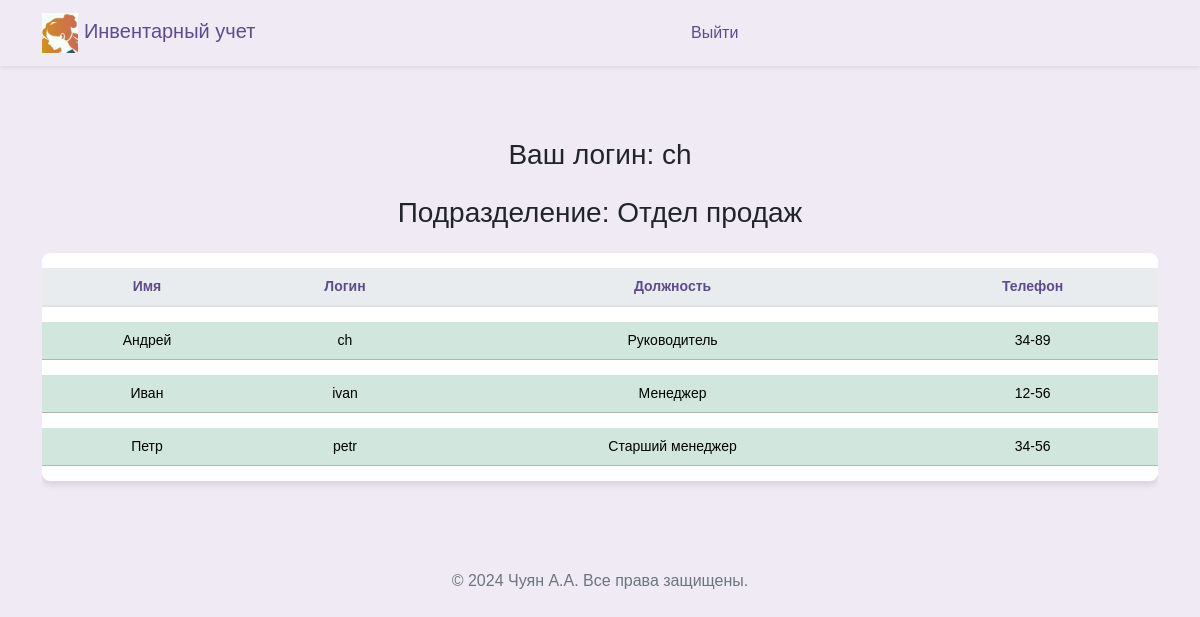
The app's page /workers_guest (signed in), older data.
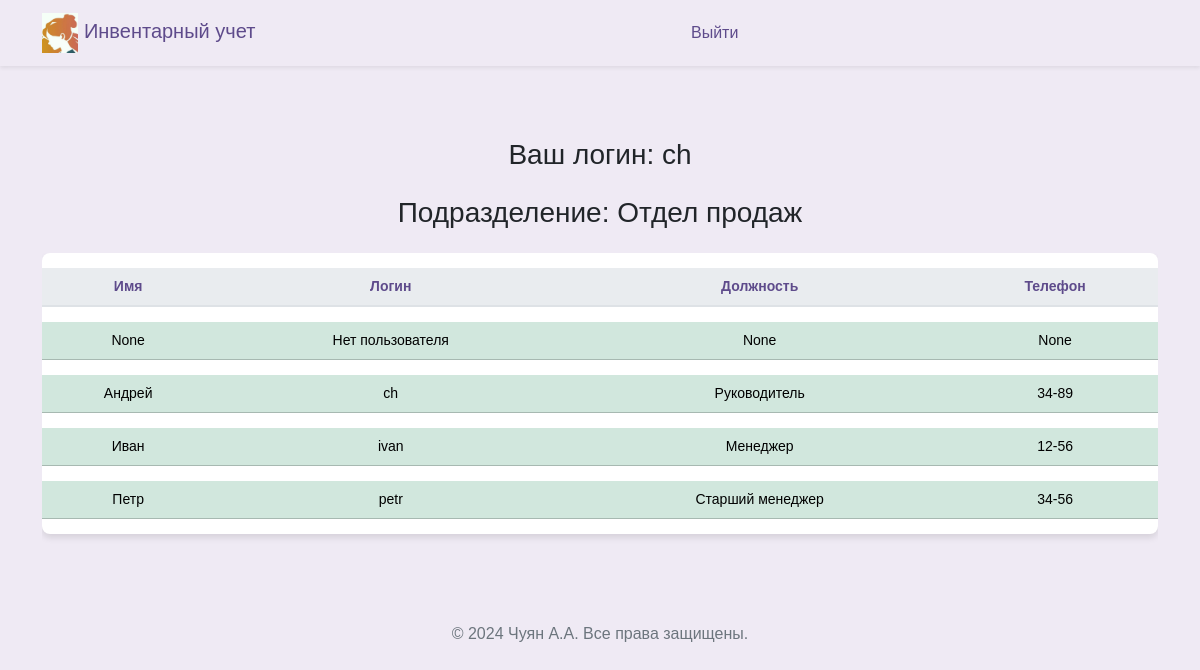
The same page, newer data.
### src/database/models.py (models this page shows, shortened)
class Worker(Base):
    __tablename__ = "worker"
    id = Column(Integer, primary_key=True)
    role = Column(Enum(Role), default=Role.guest)
    fio = Column(String)
    name = Column(String, unique=True)
    password = Column(String)
    department = Column(String)
    position = Column(String)
    description = Column(String, default=None)
    conn_worker_arm = relationship(
        "Arm", back_populates="conn_arm_worker"
    )

### src/frontend/router.py (the view)
@router.get("/workers")
async def get_workers(
    request: Request,
    worker: Worker = Depends(get_worker_or_redirect),
    session: AsyncSession = Depends(get_session),
):
    data = await CRUDWorker.get_all_worker_sorted(session)
    return templates.TemplateResponse(
        "workers/index.html",
        {"request": request, "worker": worker, "data": data},
    )

### src/frontend/template/guest/workers.html (shortened to what this page needs)
{% extends "base/base.html" %}
{% block content %}
<head>
</head>
<div class="row ">
  <div class="col-12">
    <h3 class="mb-4" style="margin-bottom: 60px; text-align: center;">Ваш логин: {{ worker.name }}</h3>
    <h3 class="mb-4" style="margin-bottom: 60px; text-align: center;">Подразделение: {{ worker.department }}</h3>
    <div class="table-responsive">
      <table class="table table-hover table-shadow table-rounded ">
        <thead>
          <tr>
            <th scope="col" >Имя</th>
            <th scope="col" >Логин</th>
            <th scope="col" >Должность</th>
            <th scope="col" >Телефон</th>
          </tr>
        </thead>
        <tbody class="text-center">
          {% for worker_tuple in data %}
            {% set workers = worker_tuple %}
                <tr class="table-success " >
                  <td>{{ workers.fio }}</td>
                  <td>{{ workers.name }}</td>
                  <td>{{ workers.position }}</td>
                  <td>{{ workers.description }}</td>
                </tr>
          {% endfor %}
        </tbody>
      </table>
    </div>
  </div>
</div>
{% endblock %}

Row changes from the older to the newer data that the page shows:
added Worker: fio "None", name "Нет пользователя", position "None", description "None"
